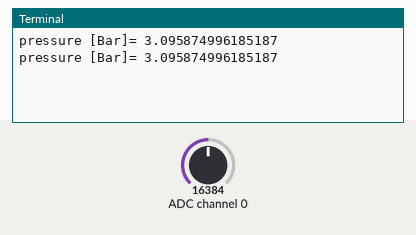
A program run on a simulated Raspberry Pi (BCM pin numbers). On the bench: the last lines printed to the terminal. The inputs (shaded band) are chosen by the test bench; at power-on: ADC channel 0 = 16384 (analog values on the 0–32767 scale).

Above: at 1.2 s.
1.3 s: ADC channel 0 set to 22936
At 2.6 s:
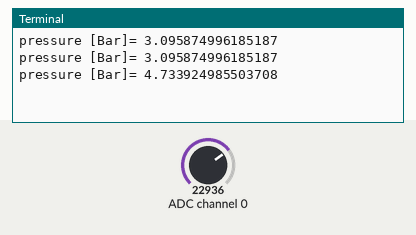
2.8 s: ADC channel 0 set to 28834
At 3.9 s:
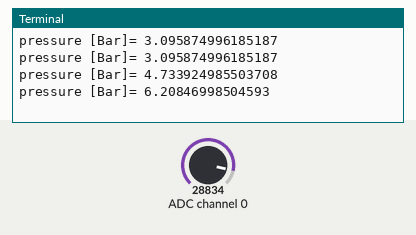
Timing chart, 0 to 5.8 s (numbered marks = the images above; inputs shaded):
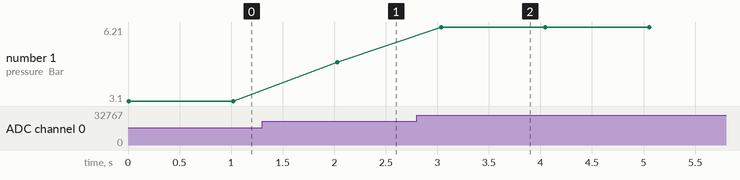

Measured:
- after the input at 1.3 s, the terminal: prints a new line after 0.73 s (image 1)
- after the input at 2.8 s, the terminal: prints a new line after 0.24 s (image 2)
- plotted number 1: 3.1 → 4.73 after the input at 1.3 s, 4.73 → 6.21 after the input at 2.8 s

The program:

Pressure_Sensor.py
```python
from time import sleep


import Adafruit_ADS1x15
adc = Adafruit_ADS1x15.ADS1115(address=0x48, busnum=1)

# Gain = 2/3 for reading voltages from 0 to 6.144V.
# See table 3 in ADS1115 datasheet
GAIN = 2/3

# Main loop.
while 1:
    value = [0]
    # Read ADC channel 0
    value[0] = adc.read_adc(0, gain=GAIN)
    # Ratio of 15 bit value to max volts determines volts
    volts = value[0] / 32767.0 * 6.144
    # Tests shows linear relationship between psi & voltage:
    bar = 2 * volts - 1
    print("pressure [Bar]=", bar)


    sleep(1)
```
